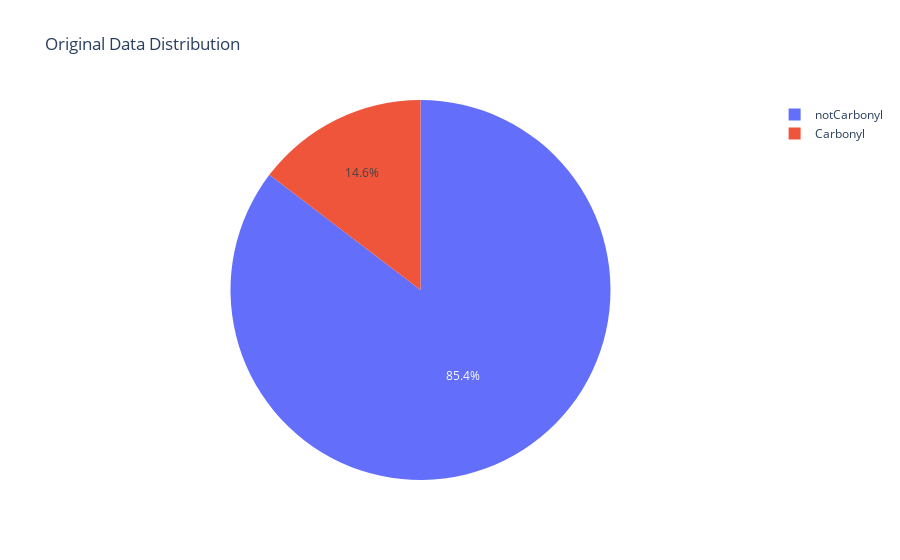

Notebook source saved alongside this figure:
### Markdown cell above
Let's visualize the data distribution with a pie chart to see if data are imbalanced. Here, imbalanced means that there are unequal numbers of molecules in the two classes (with and without a carbonyl).:

### Code cell
# get the total number of molecules in the training data
total=len(Y) # [0,1,...]
# determine how many contain a carbonyl
label1=Y.sum() # [0+1+..], sum is made out of only 1's
# find the number without a carbonyl by subtraction
label0=total-label1
# plot the data
data=[label1, label0]
my_labels = 'Carbonyl','notCarbonyl'
fig = go.Figure(data=[go.Pie(labels=my_labels,
                             values=data)])
fig.update_layout(title='Original Data Distribution')
fig.show()

### Figure 1 — Plotly figure (JSON) as saved in the notebook; plotly's stock layout.template omitted (floating-point values rounded to 4 significant figures)
{"data": [{"labels": ["Carbonyl", "notCarbonyl"], "type": "pie", "values": [308, 1796]}], "layout": {"title": {"text": "Original Data Distribution"}}}
